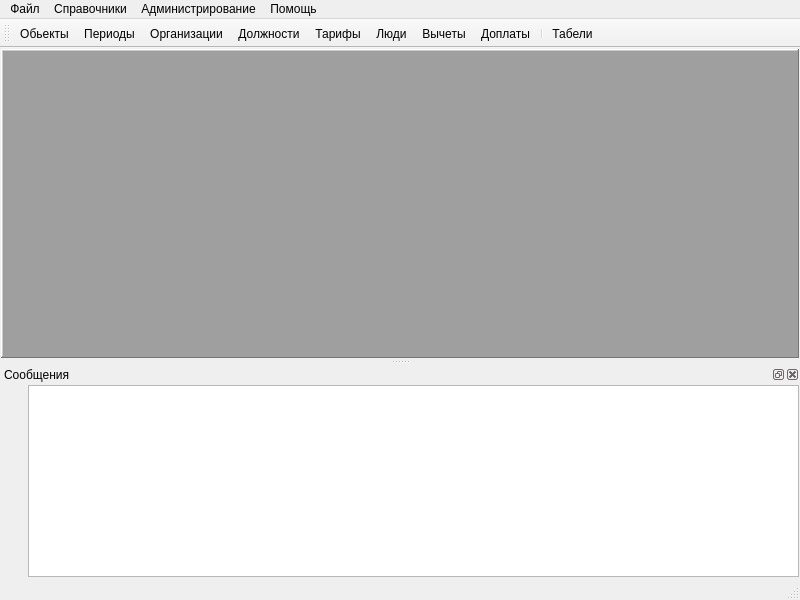
<?xml version="1.0" encoding="UTF-8"?>
<ui version="4.0">
 <class>ZMainWindow</class>
 <widget class="QMainWindow" name="ZMainWindow">
  <property name="geometry">
   <rect>
    <x>0</x>
    <y>0</y>
    <width>800</width>
    <height>600</height>
   </rect>
  </property>
  <property name="windowTitle">
   <string>План-факт</string>
  </property>
  <property name="windowIcon">
   <iconset resource="../cleaning.qrc">
    <normaloff>:/images/cleaning.png</normaloff>:/images/cleaning.png</iconset>
  </property>
  <widget class="QWidget" name="centralwidget">
   <layout class="QGridLayout" name="gridLayout">
    <property name="leftMargin">
     <number>1</number>
    </property>
    <property name="topMargin">
     <number>1</number>
    </property>
    <property name="rightMargin">
     <number>1</number>
    </property>
    <property name="bottomMargin">
     <number>1</number>
    </property>
    <property name="spacing">
     <number>1</number>
    </property>
    <item row="0" column="0">
     <widget class="QMdiArea" name="mdiArea">
      <property name="frameShape">
       <enum>QFrame::WinPanel</enum>
      </property>
      <property name="frameShadow">
       <enum>QFrame::Raised</enum>
      </property>
      <property name="midLineWidth">
       <number>0</number>
      </property>
      <property name="verticalScrollBarPolicy">
       <enum>Qt::ScrollBarAsNeeded</enum>
      </property>
      <property name="horizontalScrollBarPolicy">
       <enum>Qt::ScrollBarAsNeeded</enum>
      </property>
      <property name="activationOrder">
       <enum>QMdiArea::CreationOrder</enum>
      </property>
      <property name="viewMode">
       <enum>QMdiArea::SubWindowView</enum>
      </property>
      <property name="documentMode">
       <bool>false</bool>
      </property>
     </widget>
    </item>
   </layout>
  </widget>
  <widget class="QMenuBar" name="menubar">
   <property name="geometry">
    <rect>
     <x>0</x>
     <y>0</y>
     <width>800</width>
     <height>21</height>
    </rect>
   </property>
   <widget class="QMenu" name="menu">
    <property name="title">
     <string>Файл</string>
    </property>
    <addaction name="actReports"/>
    <addaction name="actClose"/>
   </widget>
   <widget class="QMenu" name="menu_2">
    <property name="title">
     <string>Справочники</string>
    </property>
    <addaction name="actObjects"/>
    <addaction name="actPeriods"/>
    <addaction name="actOrganisations"/>
    <addaction name="actPosts"/>
    <addaction name="actTariffs"/>
    <addaction name="actPersons"/>
    <addaction name="actPayments"/>
    <addaction name="actDeductions"/>
   </widget>
   <widget class="QMenu" name="menu_3">
    <property name="title">
     <string>Помощь</string>
    </property>
    <addaction name="actAbout"/>
    <addaction name="actAboutQt"/>
   </widget>
   <widget class="QMenu" name="menu_4">
    <property name="title">
     <string>Администрирование</string>
    </property>
    <addaction name="actUsers"/>
    <addaction name="actConfig"/>
   </widget>
   <addaction name="menu"/>
   <addaction name="menu_2"/>
   <addaction name="menu_4"/>
   <addaction name="menu_3"/>
  </widget>
  <widget class="QStatusBar" name="statusbar"/>
  <widget class="QToolBar" name="toolBar">
   <property name="windowTitle">
    <string>Инструменты</string>
   </property>
   <property name="movable">
    <bool>true</bool>
   </property>
   <property name="floatable">
    <bool>true</bool>
   </property>
   <attribute name="toolBarArea">
    <enum>TopToolBarArea</enum>
   </attribute>
   <attribute name="toolBarBreak">
    <bool>false</bool>
   </attribute>
   <addaction name="actObjects"/>
   <addaction name="actPeriods"/>
   <addaction name="actOrganisations"/>
   <addaction name="actPosts"/>
   <addaction name="actTariffs"/>
   <addaction name="actPersons"/>
   <addaction name="actDeductions"/>
   <addaction name="actPayments"/>
   <addaction name="separator"/>
   <addaction name="actReports"/>
  </widget>
  <widget class="QDockWidget" name="dockMsgPanel">
   <property name="windowTitle">
    <string>Сообщения</string>
   </property>
   <attribute name="dockWidgetArea">
    <number>8</number>
   </attribute>
   <widget class="QWidget" name="dockWidgetContents">
    <layout class="QGridLayout" name="gridLayout_2">
     <property name="leftMargin">
      <number>1</number>
     </property>
     <property name="topMargin">
      <number>1</number>
     </property>
     <property name="rightMargin">
      <number>1</number>
     </property>
     <property name="bottomMargin">
      <number>1</number>
     </property>
     <property name="spacing">
      <number>1</number>
     </property>
     <item row="0" column="0">
      <widget class="QToolButton" name="cmdCleanMsg">
       <property name="minimumSize">
        <size>
         <width>26</width>
         <height>26</height>
        </size>
       </property>
       <property name="maximumSize">
        <size>
         <width>26</width>
         <height>26</height>
        </size>
       </property>
       <property name="toolTip">
        <string>Очистить список</string>
       </property>
       <property name="statusTip">
        <string>Очистить список</string>
       </property>
       <property name="whatsThis">
        <string>Очистить список</string>
       </property>
       <property name="icon">
        <iconset resource="../cleaning.qrc">
         <normaloff>:/images/error.png</normaloff>:/images/error.png</iconset>
       </property>
       <property name="iconSize">
        <size>
         <width>20</width>
         <height>20</height>
        </size>
       </property>
       <property name="autoRaise">
        <bool>true</bool>
       </property>
      </widget>
     </item>
     <item row="0" column="1" rowspan="3">
      <widget class="QTableView" name="msgList">
       <property name="alternatingRowColors">
        <bool>true</bool>
       </property>
       <property name="selectionMode">
        <enum>QAbstractItemView::SingleSelection</enum>
       </property>
       <property name="selectionBehavior">
        <enum>QAbstractItemView::SelectRows</enum>
       </property>
      </widget>
     </item>
     <item row="1" column="0">
      <widget class="QToolButton" name="cmdSaveMsg">
       <property name="minimumSize">
        <size>
         <width>26</width>
         <height>26</height>
        </size>
       </property>
       <property name="maximumSize">
        <size>
         <width>26</width>
         <height>26</height>
        </size>
       </property>
       <property name="toolTip">
        <string>Сохранить в файл</string>
       </property>
       <property name="statusTip">
        <string>Сохранить в файл</string>
       </property>
       <property name="whatsThis">
        <string>Сохранить в файл</string>
       </property>
       <property name="icon">
        <iconset resource="../cleaning.qrc">
         <normaloff>:/images/save.png</normaloff>:/images/save.png</iconset>
       </property>
       <property name="iconSize">
        <size>
         <width>20</width>
         <height>20</height>
        </size>
       </property>
       <property name="autoRaise">
        <bool>true</bool>
       </property>
      </widget>
     </item>
     <item row="2" column="0">
      <spacer name="spacer">
       <property name="orientation">
        <enum>Qt::Vertical</enum>
       </property>
       <property name="sizeHint" stdset="0">
        <size>
         <width>20</width>
         <height>14</height>
        </size>
       </property>
      </spacer>
     </item>
    </layout>
   </widget>
  </widget>
  <action name="actOpenFile">
   <property name="icon">
    <iconset resource="../cleaning.qrc">
     <normaloff>:/images/open.png</normaloff>:/images/open.png</iconset>
   </property>
   <property name="text">
    <string>Импорт из txt</string>
   </property>
   <property name="toolTip">
    <string>Импорт из файла txt</string>
   </property>
  </action>
  <action name="actClose">
   <property name="icon">
    <iconset resource="../cleaning.qrc">
     <normaloff>:/images/out.png</normaloff>:/images/out.png</iconset>
   </property>
   <property name="text">
    <string>Выход</string>
   </property>
   <property name="toolTip">
    <string>Выход из программы</string>
   </property>
  </action>
  <action name="actAbout">
   <property name="text">
    <string>О программе</string>
   </property>
  </action>
  <action name="actAboutQt">
   <property name="text">
    <string>QT</string>
   </property>
  </action>
  <action name="actObjects">
   <property name="icon">
    <iconset resource="../cleaning.qrc">
     <normaloff>:/images/group_type_force.png</normaloff>:/images/group_type_force.png</iconset>
   </property>
   <property name="text">
    <string>Обьекты</string>
   </property>
   <property name="toolTip">
    <string>Обьекты</string>
   </property>
  </action>
  <action name="actPersons">
   <property name="icon">
    <iconset resource="../cleaning.qrc">
     <normaloff>:/images/users_two_48.png</normaloff>:/images/users_two_48.png</iconset>
   </property>
   <property name="text">
    <string>Люди</string>
   </property>
   <property name="toolTip">
    <string>Люди</string>
   </property>
  </action>
  <action name="actPeriods">
   <property name="icon">
    <iconset resource="../cleaning.qrc">
     <normaloff>:/images/flags.png</normaloff>:/images/flags.png</iconset>
   </property>
   <property name="text">
    <string>Периоды</string>
   </property>
   <property name="toolTip">
    <string>Периоды</string>
   </property>
  </action>
  <action name="actTariffs">
   <property name="icon">
    <iconset resource="../cleaning.qrc">
     <normaloff>:/images/msgbox5.png</normaloff>:/images/msgbox5.png</iconset>
   </property>
   <property name="text">
    <string>Тарифы</string>
   </property>
   <property name="toolTip">
    <string>Тарифы</string>
   </property>
  </action>
  <action name="actOrganisations">
   <property name="icon">
    <iconset resource="../cleaning.qrc">
     <normaloff>:/images/digg_48.png</normaloff>:/images/digg_48.png</iconset>
   </property>
   <property name="text">
    <string>Организации</string>
   </property>
   <property name="toolTip">
    <string>Организации</string>
   </property>
  </action>
  <action name="actReports">
   <property name="enabled">
    <bool>true</bool>
   </property>
   <property name="icon">
    <iconset resource="../cleaning.qrc">
     <normaloff>:/images/table.png</normaloff>:/images/table.png</iconset>
   </property>
   <property name="text">
    <string>Табели</string>
   </property>
  </action>
  <action name="actArchivs">
   <property name="icon">
    <iconset resource="../cleaning.qrc">
     <normaloff>:/images/modify.png</normaloff>:/images/modify.png</iconset>
   </property>
   <property name="text">
    <string>Архив</string>
   </property>
   <property name="toolTip">
    <string>Архив</string>
   </property>
  </action>
  <action name="actOpenFileXLSX">
   <property name="icon">
    <iconset resource="../cleaning.qrc">
     <normaloff>:/images/open.png</normaloff>:/images/open.png</iconset>
   </property>
   <property name="text">
    <string>Импорт из xlsx</string>
   </property>
   <property name="toolTip">
    <string>Импорт из файла CSV</string>
   </property>
  </action>
  <action name="actDeductions">
   <property name="icon">
    <iconset resource="../cleaning.qrc">
     <normaloff>:/images/ms-minus.png</normaloff>:/images/ms-minus.png</iconset>
   </property>
   <property name="text">
    <string>Вычеты</string>
   </property>
   <property name="toolTip">
    <string>Вычеты</string>
   </property>
  </action>
  <action name="actPayments">
   <property name="icon">
    <iconset resource="../cleaning.qrc">
     <normaloff>:/images/ms-plus.png</normaloff>:/images/ms-plus.png</iconset>
   </property>
   <property name="text">
    <string>Доплаты</string>
   </property>
   <property name="toolTip">
    <string>Доплаты</string>
   </property>
  </action>
  <action name="actImportData">
   <property name="icon">
    <iconset resource="../cleaning.qrc">
     <normaloff>:/images/new.png</normaloff>:/images/new.png</iconset>
   </property>
   <property name="text">
    <string>Импортированные данные</string>
   </property>
   <property name="toolTip">
    <string>Импортированные данные</string>
   </property>
  </action>
  <action name="actNotes">
   <property name="icon">
    <iconset resource="../cleaning.qrc">
     <normaloff>:/images/bell.png</normaloff>:/images/bell.png</iconset>
   </property>
   <property name="text">
    <string>Заметки</string>
   </property>
   <property name="toolTip">
    <string>Заметки</string>
   </property>
  </action>
  <action name="actNotebooks">
   <property name="icon">
    <iconset resource="../cleaning.qrc">
     <normaloff>:/images/idea.png</normaloff>:/images/idea.png</iconset>
   </property>
   <property name="text">
    <string>Примечания</string>
   </property>
   <property name="toolTip">
    <string>Примечания</string>
   </property>
  </action>
  <action name="actUsers">
   <property name="icon">
    <iconset resource="../cleaning.qrc">
     <normaloff>:/images/users_two_48.png</normaloff>:/images/users_two_48.png</iconset>
   </property>
   <property name="text">
    <string>Пользователи</string>
   </property>
  </action>
  <action name="actConfig">
   <property name="icon">
    <iconset resource="../cleaning.qrc">
     <normaloff>:/images/apply_ok.png</normaloff>:/images/apply_ok.png</iconset>
   </property>
   <property name="text">
    <string>Настройки</string>
   </property>
   <property name="toolTip">
    <string>Настройки</string>
   </property>
  </action>
  <action name="actPosts">
   <property name="icon">
    <iconset resource="../cleaning.qrc">
     <normaloff>:/images/cleaning.png</normaloff>:/images/cleaning.png</iconset>
   </property>
   <property name="text">
    <string>Должности</string>
   </property>
   <property name="toolTip">
    <string>Должности</string>
   </property>
  </action>
 </widget>
 <resources>
  <include location="../cleaning.qrc"/>
 </resources>
 <connections>
  <connection>
   <sender>actClose</sender>
   <signal>triggered()</signal>
   <receiver>ZMainWindow</receiver>
   <slot>close()</slot>
   <hints>
    <hint type="sourcelabel">
     <x>-1</x>
     <y>-1</y>
    </hint>
    <hint type="destinationlabel">
     <x>399</x>
     <y>299</y>
    </hint>
   </hints>
  </connection>
 </connections>
</ui>
